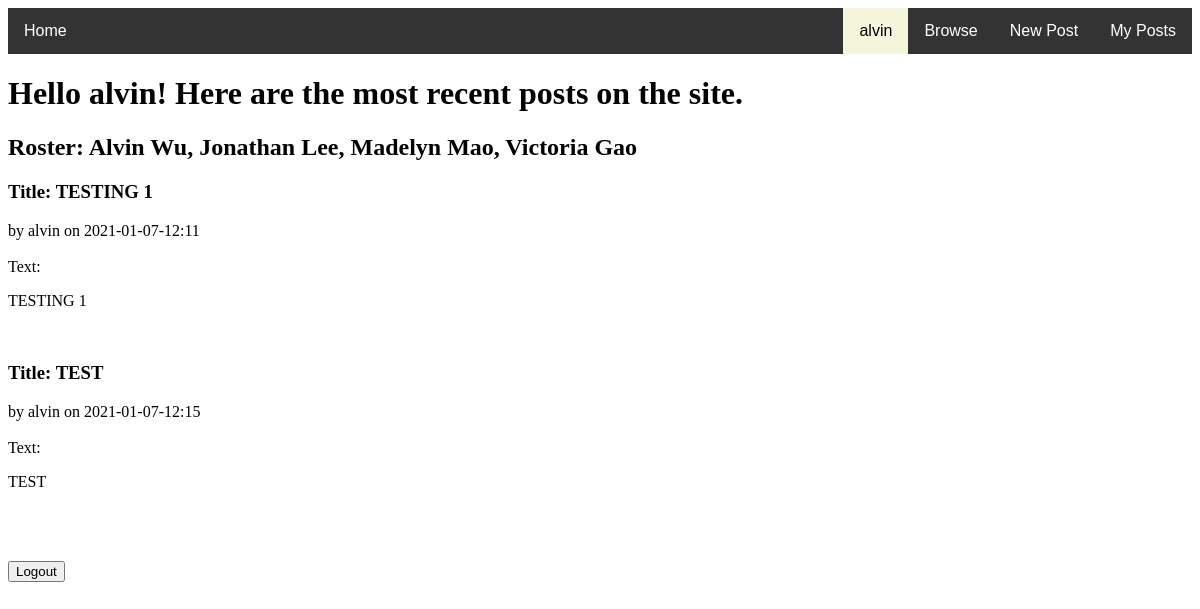
Page /all (signed in) on the earlier database version.
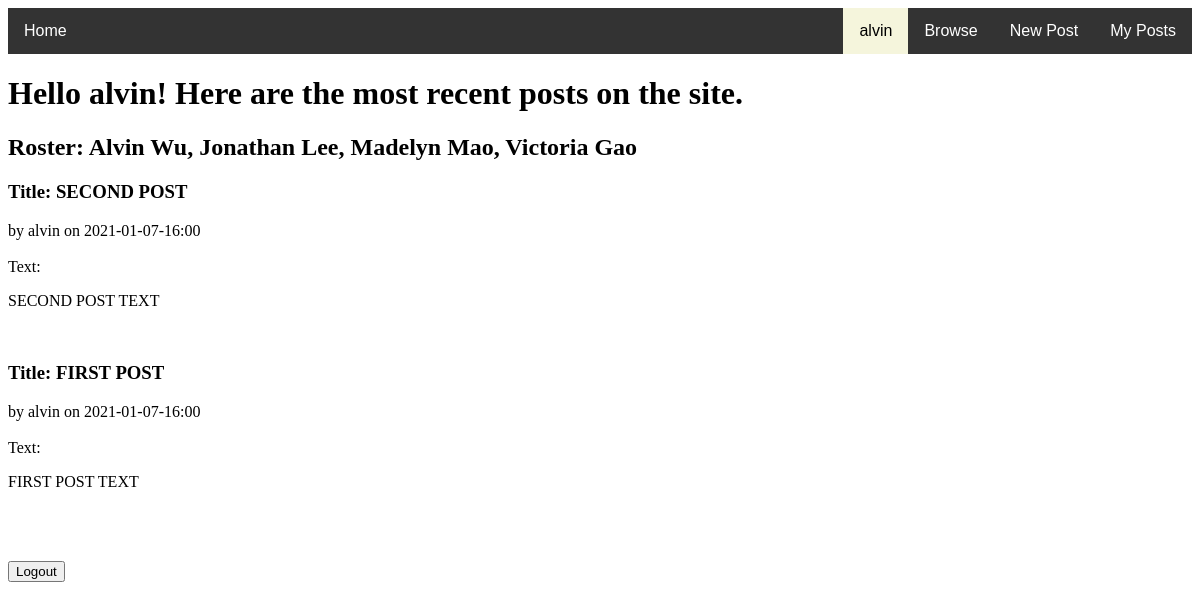
Same page on the later database version.
### tables this page shows
CREATE TABLE posts(ID Integer, UserID text, Title text, Text text, Date text);

### __init__.py (the view)
@app.route("/all")
def viewall():
    c.execute('SELECT * FROM posts ORDER BY ID DESC') #descending
    posts1 = c.fetchall()
    return render_template('viewallposts.html', posts=posts1, status = True, user=session['username'])

### templates/viewallposts.html (shortened to what this page needs)
<!DOCTYPE html>
<html>
{% extends "base.html" %}
{% block body %}
  <head>
  </head>
  <body>
   <h1> Hello {{user}}! Here are the most recent posts on the site.</h1>
   <h2>
    Roster: Alvin Wu, Jonathan Lee, Madelyn Mao, Victoria Gao
    </h2>
 {% for p in posts %}
      <header>
        <div>
          <h3>Title: {{ p[2] }}</h3>
          <div class="authorinfo">by {{ user }} on {{ p[4] }}</div>
        </div>
      </header>
      <br>
      Text: <p class="body">{{ p[3] }}</p>
      <br>
    {% endfor %}
<br></br>
    <form action = "/logout">
	<input type = "submit" value ="Logout">
    </form>
  </body>
{% endblock %}

### templates/base.html (shortened to what this page needs)
<!DOCTYPE html>
<html>
  <head>
    <link rel="stylesheet" href="{{ url_for('static', filename='css/main.css') }}">
  </head>
  <div class="navbar">
    {% if not (status) %}
      <a id="home" href="/">Home</a>
      <a href="/all"> Browse </a>
      <a href="/newuser">Sign Up</a>
    {% else %}
      <a id="home" href="/">Home</a>
      <a href="/blog">My Posts</a>
      <a href="/post/new"> New Post </a>
      <a href="/all"> Browse </a>
        <div class="dropdown">
          <button id='dropbtn'>{{user}}</button>
        </div>
    {% endif %}
  </div>
  <body>
    {% block body %}{% endblock %}
  </body>

### static/css/main.css (style rules this page uses)
#home { float:left; }
.navbar { overflow: hidden; background-color: #333; font-family: Arial; }
.navbar a { float: right; font-size: 16px; color: white; text-align: center; padding: 14px 16px; text-decoration: none; }
.dropdown { float: right; overflow: hidden; color: white; background-color: inherit; }
.dropdown #dropbtn { font-size: 16px; border: none; outline: none; padding: 14px 16px; font-family: inherit; margin: 0; }
#dropbtn { background-color: beige; color: black; }

Differences in the rows shown:
removed posts: Title "TESTING 1", user "alvin", Date "2021-01-07-12:11", Text "TESTING 1"
removed posts: Title "TEST", user "alvin", Date "2021-01-07-12:15", Text "TEST"
added posts: Title "SECOND POST", user "alvin", Date "2021-01-07-16:00", Text "SECOND POST TEXT"
added posts: Title "FIRST POST", user "alvin", Date "2021-01-07-16:00", Text "FIRST POST TEXT"
